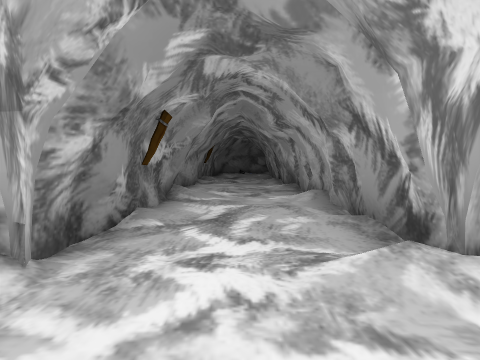
[1] (above)

22 first-person views from a walk through a Unity game level. The camera is 1.4 m above the floor, tilts 4° down and sees 85° across. The floor is counted in squares, 2 m on a side. Each view is taken from the middle of a square. On the plan, view 1 faces up. The plan holds only what a view shows up to about 9 squares ahead; the rest is blank. The player character is not drawn.

[2]
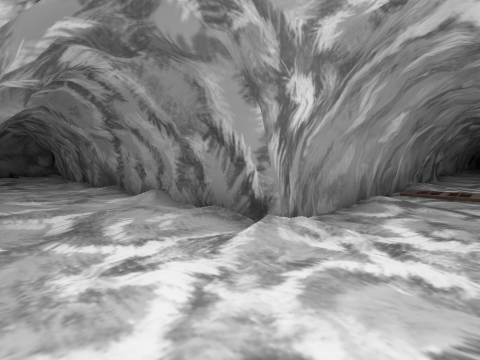

[3]
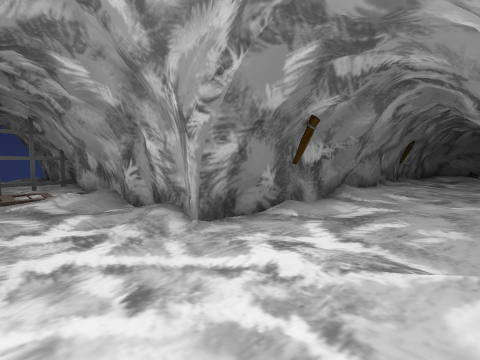

[4]
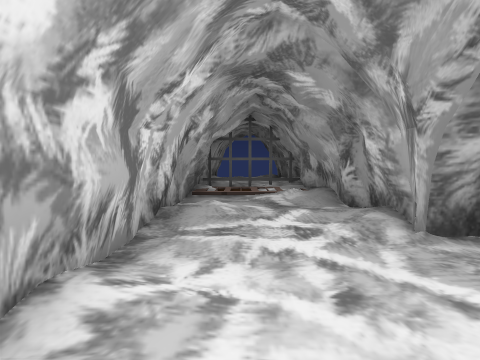

[5]
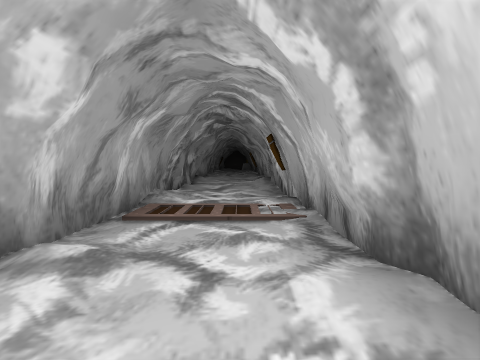

[6]
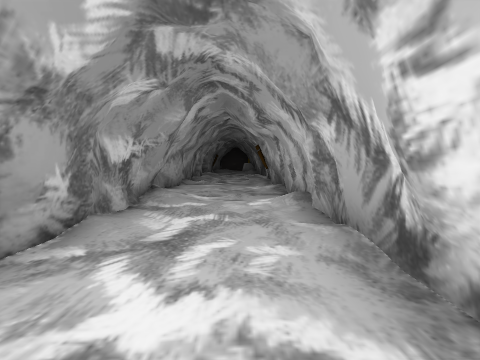

[7]
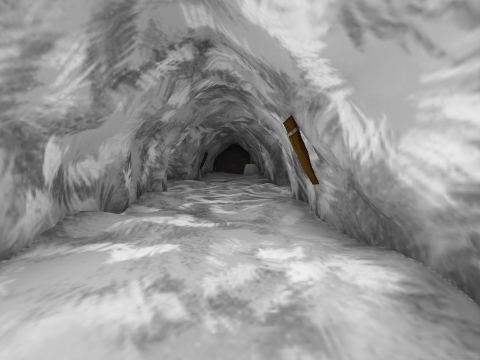

[8]
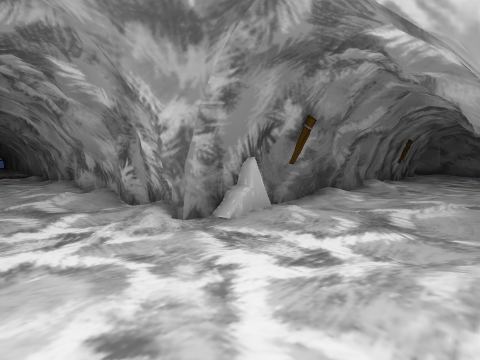

[9]
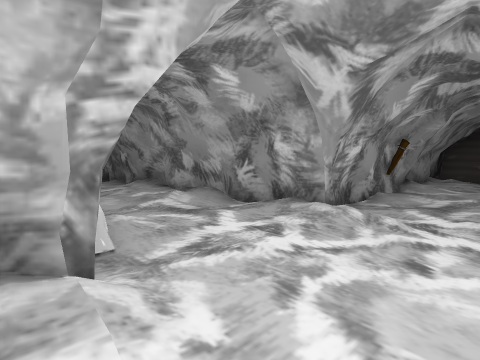

[10]
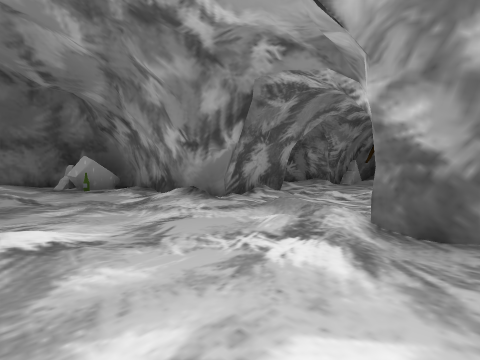

[11]
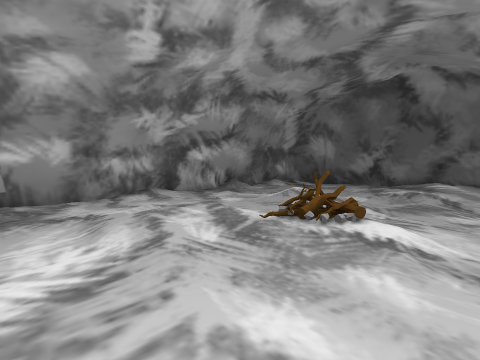

[12]
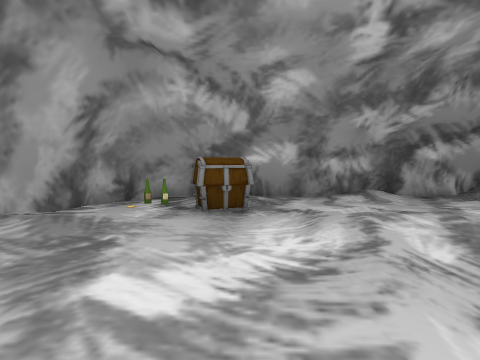

[13]
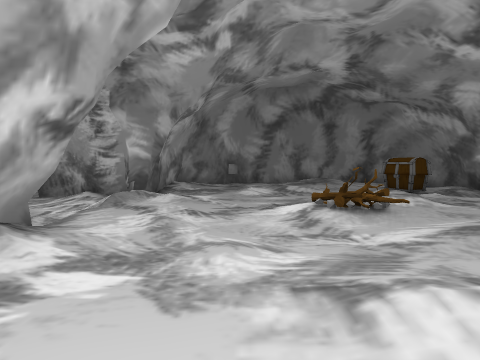

[14]
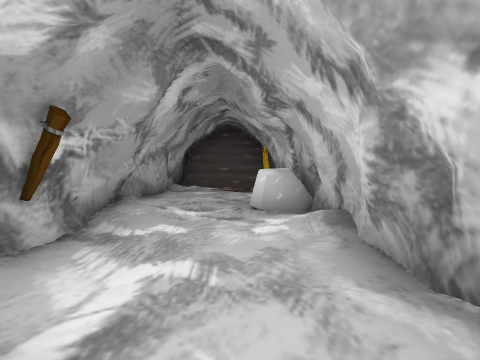

[15]
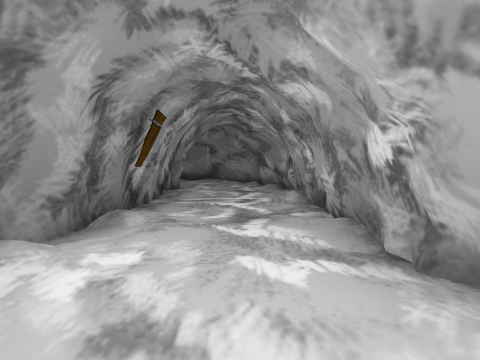

[16]
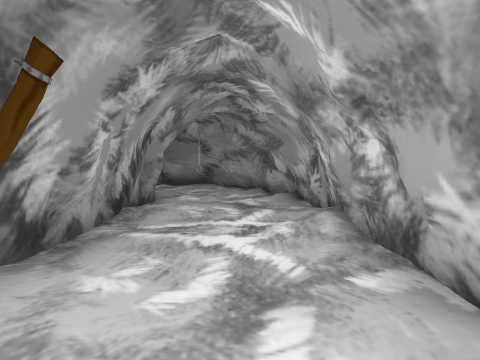

[17]
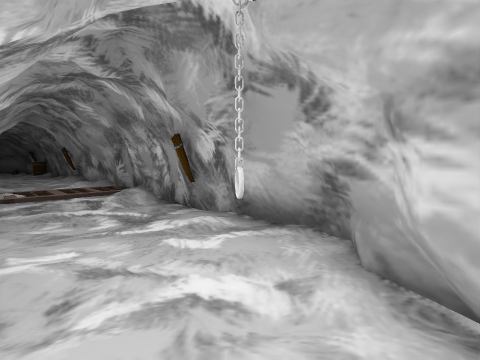

[18]
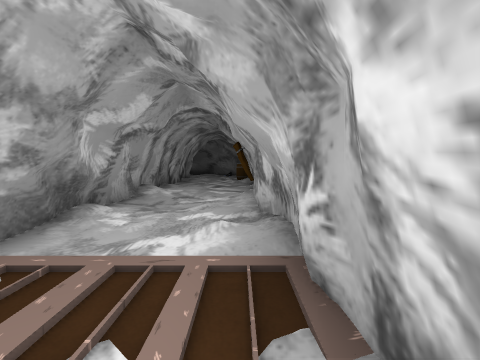

[19]
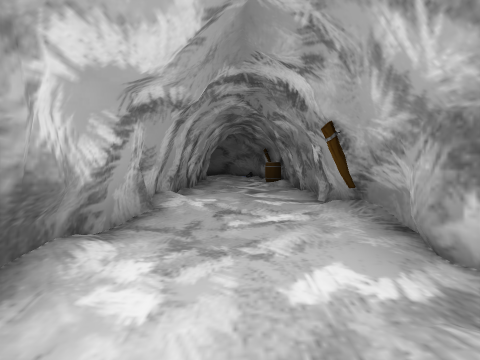

[20]
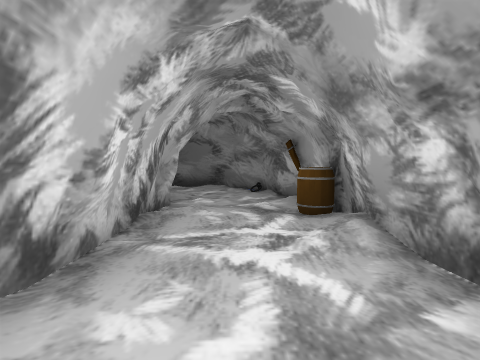

[21]
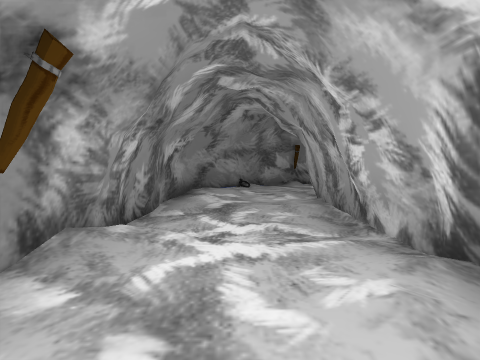

[22]
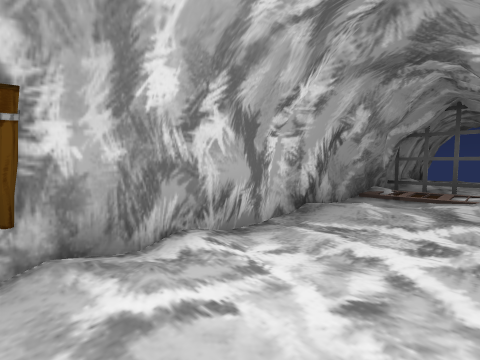

### Floor plan
Key: @ floor where view 1 was taken; # wall or solid block; . main floor; : floor 0.25 m higher than the main floor; - floor 0.25 m lower than the main floor; + floor 0.5 m higher than the main floor; / step, stairs or slope; = window, fence, low wall or low ledge; O other object.
Columns run from 9 left of view 1 to 29 right of it. Each row starts with its distance up from view 1.
 17           ####=###==#=##=###
 16          ##. .....O::...-O.##
 15         #.......:.....:.-....#
 14        ##.....####.:##    ...#
 13        #...####  ####     #..##
 12        #--.#              #:..#
 11        #---#              #..##
 10        #...#              #..#
  9        #...#              #:.#
  8        #:..=              #:.#
  7        #:..#              #..#
  6        #:..=              #..#
  5        #:..=              #..#
  4        #...#              #..##
  3        #O..#              #:..#
  2 ########...################..:#########
  1  .#.::.................::..........::/#
  0  .=......@.........:............:..../#
 -1 ###########################..#####O####
 -2                           #..#
 -3                      ######:/####
 -4                      #OO...::...##
 -5                      #...........#
 -6                      #::.+.O...:.#
 -7                      #.:.:::::.::#
 -8                      #.:../:::.::#
 -9                      #........OO.#
-10                       ##.:....:.O#
-11                        #########=

Positions as (right, up) in squares from view 1, and headings:
1: (0, 0), facing up
2: (-1, 0), facing up-right
3: (1, 0), facing up-left
4: (1, 0), facing left
5: (2, 0), facing right
6: (7, 0), facing right
7: (12, 0), facing right
8: (20, 0), facing up-left
9: (17, 0), facing up-right
10: (21, -6), facing up-left
11: (21, -5), facing down-left
12: (21, -5), facing down
13: (15, -5), facing right
14: (21, 0), facing right
15: (19, 6), facing up
16: (19, 8), facing up
17: (19, 14), facing up-left
18: (14, 16), facing left
19: (12, 15), facing left
20: (7, 15), facing left
21: (0, 8), facing up
22: (1, 1), facing down-left
